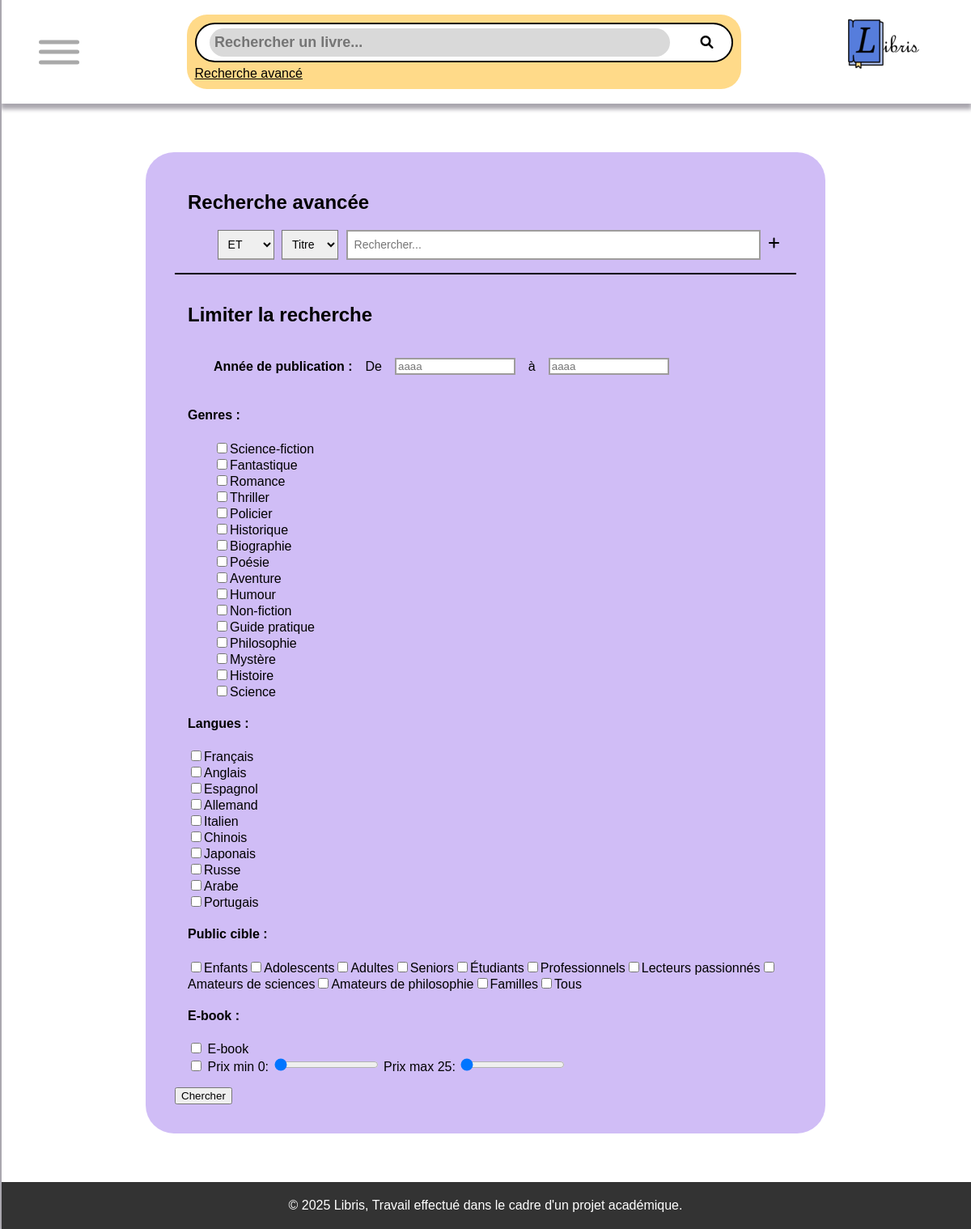
The app's page /Libris/recherche_avance.php with its own data.
### tables this page shows
CREATE TABLE IF NOT EXISTS `genre` (
  `id_genre` int NOT NULL AUTO_INCREMENT,
  `nom_genre` varchar(60) NOT NULL,
  PRIMARY KEY (`id_genre`)
);

CREATE TABLE IF NOT EXISTS `langue` (
  `id_langue` int NOT NULL AUTO_INCREMENT,
  `nom_langue` varchar(60) NOT NULL,
  PRIMARY KEY (`id_langue`)
);

CREATE TABLE IF NOT EXISTS `public_cible` (
  `id_public` int NOT NULL AUTO_INCREMENT,
  `type_public` varchar(60) NOT NULL,
  PRIMARY KEY (`id_public`)
);

### Libris/recherche_avance.php (the view, shortened to what this page needs)
<?php
    require_once 'header.php';
    $resultGenre = $conn->query("SELECT id_genre, nom_genre FROM genre");
    $resultLangue = $conn->query("SELECT id_langue, nom_langue FROM langue");
    $resultCible = $conn->query("SELECT id_public, type_public FROM public_cible");
?>
        <div class="contenaire-recherche-avance">
            <form method="GET" action="./catalogue.php">
                <section class="recherche-avance">
                    <h1>Recherche avancée</h1>
                    <div class="exemple-recherche">
                        <select name="critaireOption[]">
                            <option value="ET">ET</option>
                        </select>
                        <select name="critaireValue[]">
                            <option value="titre">Titre</option>
                        </select>
                        <input type="text" name="recherche-avance[]" placeholder="Rechercher...">
                        <i class="fa-solid fa-plus"></i>
                    </div>
                </section>
                <section class="limter-recherche">
                    <h1>Limiter la recherche</h1>
                    <div class="groupe-annee">
                        <h4>Année de publication :</h4>
                        <p>De</p>
                        <input type="number" name="anneeDebut" placeholder="aaaa" min="1000" max="2025"> <p>à</p>
                        <input type="number" name="anneeFin" placeholder="aaaa">
                    </div>
                    <div class="groupe">
                        <h4>Genres :</h4>
                        <div class="groupe-genre">
                        <?php
                            foreach ($resultGenre as $genre){
                                echo '<div class="groupe-checkbox"><input id="' . $genre['id_genre'] . '" type="checkbox" name="genres[]" value="' . $genre['nom_genre'] . '"><label for="' . $genre['id_genre'] . '">' . $genre['nom_genre'] . '</label></div>';
                            }
                        ?>
                        </div>
                    </div>
                    <div class="groupe-langue">
                        <h4>Langues :</h4>
                        <?php
                            foreach ($resultLangue as $langue){
                                echo '<div class="groupe-checkbox"><input type="checkbox" name="langues[]" value="' . $langue['nom_langue'] . '"><label for="' . $langue['nom_langue'] . '">' . $langue['nom_langue'] . '</label></div>';
                            }
                        ?>
                    </div>
                    <div class="groupe-public">
                        <h4>Public cible :</h4>
                        <?php
                            foreach ($resultCible as $public){
                                echo '<input type="checkbox" name="public[]" value="' . $public['type_public'] . '"><label for="' . $public['type_public'] . '">' . $public['type_public'] . '</label>';
                            }
                        ?>
                    </div>
                    <div class="groupe-ebook">
                        <h4>E-book :</h4>
                        <label><input type="checkbox" name="ebook"> E-book</label>
                        <div class="groupe-prix">
                            <input type="checkbox" name="prix">
                            <label for="prix-min">Prix min <span id="valeurMin">0</span>:</label>
                            <input id="prix-min" name="prix-min" type="range" value="0" min="0" max="25"/>
                            <label for="prix-max">Prix max <span id="valeurMax">25</span>:</label>
                            <input id="prix-max" name="prix-max" type="range" value="25" min="25" max="50"/>
                        </div>
                    </div>
                </section>
                <button type="submit" class="button-recherche-avance">Chercher</button>
            </form>
        </div>
        <?php
    require_once 'footer.php';
?>

### Libris/css/style.css (style rules this page uses)
html, body { height: 100%; margin: 0; display: flex; flex-direction: column; font-family: "Montserrat", sans-serif; }
.contenaire-recherche-avance { background-color: #D0BDF6; margin: 5% 15% 5% 15%; display: flex; flex-direction: column; align-items: center; padding: 3%; padding-top: 1%; border-radius: 35px; }
.exemple-recherche { margin-left: 2rem; display: flex; justify-content: space-around; }
.exemple-recherche input, .exemple-recherche select { padding: 8px; font-size: 14px; }
.exemple-recherche select { width: 10%; border-bottom: 2px solid #9e9c9c; }
.exemple-recherche input { width: 70%; border: 2px solid #9e9c9c; }
.exemple-recherche i { margin-top: 0.5rem; }
.recherche-avance { padding: 1rem; border-bottom: 2px solid #000000; }
.limter-recherche { padding: 1rem; }
.groupe-annee { display: flex; flex-direction: row; align-items: center; margin-left: 2rem; }
.groupe-annee p { margin-left: 1rem; }
.groupe-annee input { width: 20%; height: 10%; margin-left: 1rem; border: 2px solid #9e9c9c; }
.groupe-genre { margin-left: 2rem; display: grid; column-gap: 10rem; flex-wrap: wrap; flex-direction: row; justify-content: space-between; }

### records on screen
genre: nom_genre "Science-fiction"
genre: nom_genre "Fantastique"
genre: nom_genre "Romance"
genre: nom_genre "Thriller"
genre: nom_genre "Policier"
genre: nom_genre "Historique"
genre: nom_genre "Biographie"
genre: nom_genre "Poésie"
genre: nom_genre "Aventure"
genre: nom_genre "Humour"
genre: nom_genre "Non-fiction"
genre: nom_genre "Guide pratique"
genre: nom_genre "Philosophie"
genre: nom_genre "Mystère"
genre: nom_genre "Histoire"
genre: nom_genre "Science"
langue: nom_langue "Français"
langue: nom_langue "Anglais"
langue: nom_langue "Espagnol"
langue: nom_langue "Allemand"
langue: nom_langue "Italien"
langue: nom_langue "Chinois"
langue: nom_langue "Japonais"
langue: nom_langue "Russe"
langue: nom_langue "Arabe"
langue: nom_langue "Portugais"
public_cible: type_public "Enfants"
public_cible: type_public "Adolescents"
public_cible: type_public "Adultes"
public_cible: type_public "Seniors"
public_cible: type_public "Étudiants"
public_cible: type_public "Professionnels"
public_cible: type_public "Lecteurs passionnés"
public_cible: type_public "Amateurs de sciences"
public_cible: type_public "Amateurs de philosophie"
public_cible: type_public "Familles"
public_cible: type_public "Tous"
